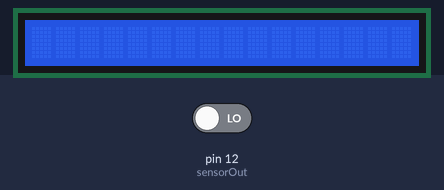
This sketch was run on a simulated Arduino Uno, built with avr-gcc and run on an emulated ATmega328P. Shown: 16×1 character LCD. The test bench sets the inputs (shaded band); at power-on: pin 12 (sensorOut) LOW. What the sketch prints to the serial monitor is not drawn.

Above: at 0.1 s.
At 7.5 s:
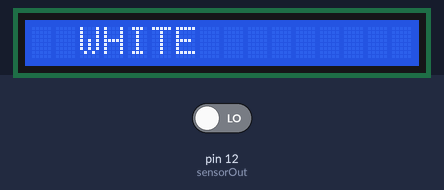

Measured:
- what the display in image 1 shows lasts 1.0 s, from 7.5 s to 8.5 s

The sketch:

renk_sensoru.ino
```cpp
#include <LiquidCrystal.h>

#define s0 8 //Bağladığımız pinlere göre tanımlamalarımızı yapıyoruz
#define s1 9
#define s2 10
#define s3 11
#define sensorOut 12


int K, Y, M = 0; //3 ana renk için değişken tanımlıyoruz

LiquidCrystal lcd(7, 6, 5, 4, 3, 2);//LCD pinlerini tanımlıyoruz

void setup() {
  lcd.begin(16,1);
  pinMode(s0, OUTPUT);//S0, S1, S2 ve S3 pinlerini OUTPUT olarak tanımlıyoruz
  pinMode(s1, OUTPUT);
  pinMode(s2, OUTPUT);
  pinMode(s3, OUTPUT);
  pinMode(sensorOut, INPUT);//OUT pinini INPUT olarak tanımlıyoruz

  digitalWrite(s1,LOW);  //Frekans ölçeğimizi %20 olarak tanımlıyoruz
  digitalWrite(s0,HIGH);
  Serial.begin(9600);

}

void loop() {


  digitalWrite(s2, LOW); //Kırmızıyı filtrelemek için
  digitalWrite(s3, LOW);
  K = pulseIn(sensorOut, LOW);//OUT pini üzerindeki LOW süresini okur
  Serial.print("RED= ");
  Serial.print("  ");
  delay(50);//50 milisaniye bekle

  digitalWrite(s2, HIGH); //Yeşili filtrelemek için
  digitalWrite(s3, HIGH);
  Y = pulseIn(sensorOut, LOW); //OUT pini üzerindeki LOW süresini okur
  Serial.print("GREEN= ");
  Serial.print("   ");
  delay(50);//50 milisaniye bekle

  digitalWrite(s2, LOW); //Maviyi filtrelemek için
  digitalWrite(s3, HIGH);
  M = pulseIn(sensorOut, LOW);//OUT pini üzerindeki LOW süresini okur
  Serial.print("BLUE= ");
  Serial.println();
  delay(50);//50 milisaniye bekle

  digitalWrite(s2, LOW); //Kırmızıyı filtrele
  digitalWrite(s3, LOW);
  K = pulseIn(sensorOut, LOW); //OUT pini üzerindeki LOW süresini okur
  Serial.print("RED= ");
  Serial.print("  ");
  lcd.print("  ");
  lcd.setCursor(7, 0); //İmleci 7. sütuna al
  delay(50); //50 milisaniye bekle


  digitalWrite(s2, HIGH); //Yeşili filtrele
  digitalWrite(s3, HIGH);
  Y = pulseIn(sensorOut, LOW); //OUT pini üzerindeki LOW süresini okur
  Serial.print("GREEN= ");
  Serial.print("   ");
  delay(50);

  lcd.setCursor(4, 1); //İmleci 2. satır 4. sütuna taşı
  digitalWrite(s2, LOW); //Maviyi filtrele
  digitalWrite(s3, HIGH);
  M = pulseIn(sensorOut, LOW); //OUT pini üzerindeki LOW süresini okur
  Serial.print("BLUE= ");
  Serial.println();
  lcd.setCursor(0, 0);
  delay(1000); //1000 milisaniye bekle
  //Renk değerlerini 1 saniye boyunca ekranda göreceğiz

  lcd.clear(); //Ekranı temizle
  delay(150); //150 milisaniye bekle


  lcd.setCursor(1,0); //İmleci 1. sütuna al

  lcd.setCursor(2,1); //İmleci 2. satır 2. sütuna al
  //Kalibrasyon bölümünde elde ettiğimiz değerleri bu kısımda kullanacağız
  if(K<70 && M<70 && Y<70) //Eğer tüm renklerin yoğunluğu yüksekse: Beyaz
  {
  Serial.print("Renk = Beyaz   ");
  lcd.print("WHITE");
  }
  else if(K<100 && Y<M && abs(K-Y)<20)
  //Kırmızı yoğunluğu yüksek ve yeşille arasındaki değer 20'den azsa: Sarı
  {
  Serial.print("Renk = Sarı   ");
  lcd.print("YELLOW");
  }
  else if(K<100 && M<Y && abs(M-K)<20)
  //Kırmızı yoğunluğu yüksek ve mavi ile arasındaki değer 20'den azsa: Magenta
  {
  Serial.print("Renk = Magenta   ");
  lcd.print("PINK");
  }
  else if(Y<130 && Y<M && Y<K)
  //Yeşil yoğunluğu belli bir seviyenin üstünde ve kırmızı-maviden daha yoğunsa: Yeşil
  {
  Serial.print("Renk = Yeşil   ");
  lcd.print("GREEN");
  }
  else if(M<100 && M<Y && M<K)
  //Mavi yoğunluğu belli bir seviyenin üstünde ve yeşil-kırmızıdan daha yoğunsa: Mavi
  {
  Serial.print("Renk = Mavi   ");
  lcd.print("BLUE");
  }
  else if(K<100 && K<Y && K<M)
  //Kırmızı yoğunluğu belli bir seviyenin üstünde ve yeşil-maviden daha yoğunsa: Kırmızı
  {
  Serial.print("Renk = Kırmızı   ");
  lcd.print("RED");
  }
  else
  {
  Serial.print("Renk algılanamadı");//Belirlediğimiz kıstaslara uymayan diğer renkler
  lcd.print("---");
  }

  Serial.println(); //Serial monitörde bir satır aşağı geç
  delay(1000);//1000 milisaniye bekle
  lcd.clear();//LCD ekranı temizle
  delay(150);

}
```
